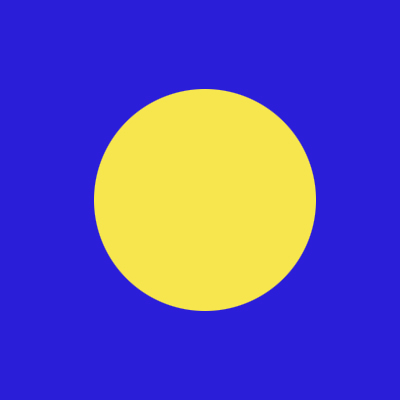
#> input picture circle/images/01.jpg, 400 x 400 px
$ python MyHoughCircle.py
#> lines starting #> are read from the running program, lines starting #| are printed output that depends on the picture; after the words box and inside, x2 and y2 are one past the last pixel; in counts of white or black regions, pixels touching at a corner belong together
#> further down, pic is the input picture: shape (400, 400, 3); mean B, G, R 182.6, 78.4, 91.6
import cv2 as cv
import numpy as np
import math


def myHoughCircle(image, threshold=150):
#> called with threshold = 150
    gray = cv.cvtColor(image, cv.COLOR_BGR2GRAY)
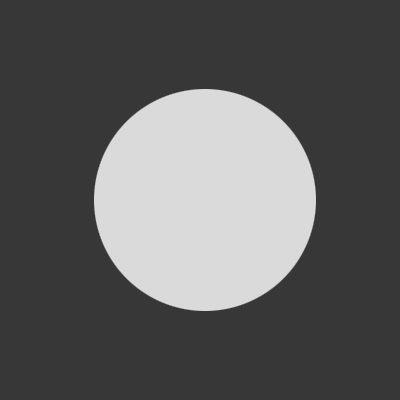
#> gray: shape (400, 400); min 54, max 219, mean 94.4
    edge = cv.Canny(gray, 50, 100, apertureSize=3)
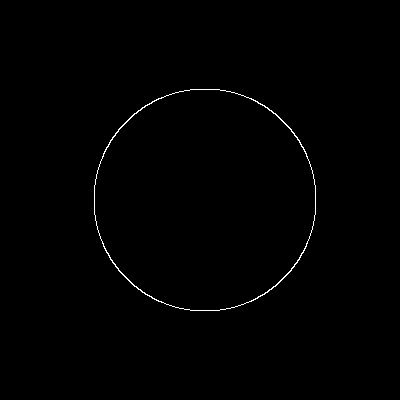
#> edge: shape (400, 400); 0.51% white in thin lines or dots, all inside (x1, y1, x2, y2) = (94, 89, 316, 311)
    cv.imshow("Edged image", edge)
    height = image.shape[0]
#> height = 400
    width = image.shape[1]
#> width = 400

    a_cir = np.arange(0, width, 1)  # 细分圆心参数a,b
#> a_cir = 400 values from 0 to 399
    b_cir = np.arange(0, height, 1)
#> b_cir = 400 values from 0 to 399

    r_min = 0  # 细分圆半径r
    r_max = round(math.sqrt(pow(height - 1, 2) + pow(width - 1, 2))) + 1
#> r_max = 565
    r_size = 1
    r_cir = np.arange(r_min, r_max, r_size)
#> r_cir = 565 values from 0 to 564

    accumulator = np.zeros((len(a_cir), len(b_cir), len(r_cir)))  # 初始化投票器

    for x in range(height):  # 投票计数
        for y in range(width):
            if (edge[x][y] != 0):
                for a in range(len(a_cir)):
                    for b in range(len(b_cir)):
                        r = int(math.sqrt((x - a_cir[a]) ** 2 + (y - b_cir[b]) ** 2))
                        accumulator[(a, b, r)] += 1

    res = np.argwhere(accumulator > threshold)
    a0 = res[:, 0]
    b0 = res[:, 1]
    r0 = res[:, 2]

    for i in zip(*(a0, b0, r0)):
        cv.circle(image, (i[0], i[1]), i[2], (0, 0, 255), 3)
        cv.circle(image, (i[0], i[1]), 2, (0, 0, 255), 3)
    cv.imshow('result', image)


if __name__ == '__main__':
    pic = cv.imread("images/01.jpg")
    cv.imshow("Initial image", pic)
#> (the run stopped early here; a loop or call above may not have finished)
